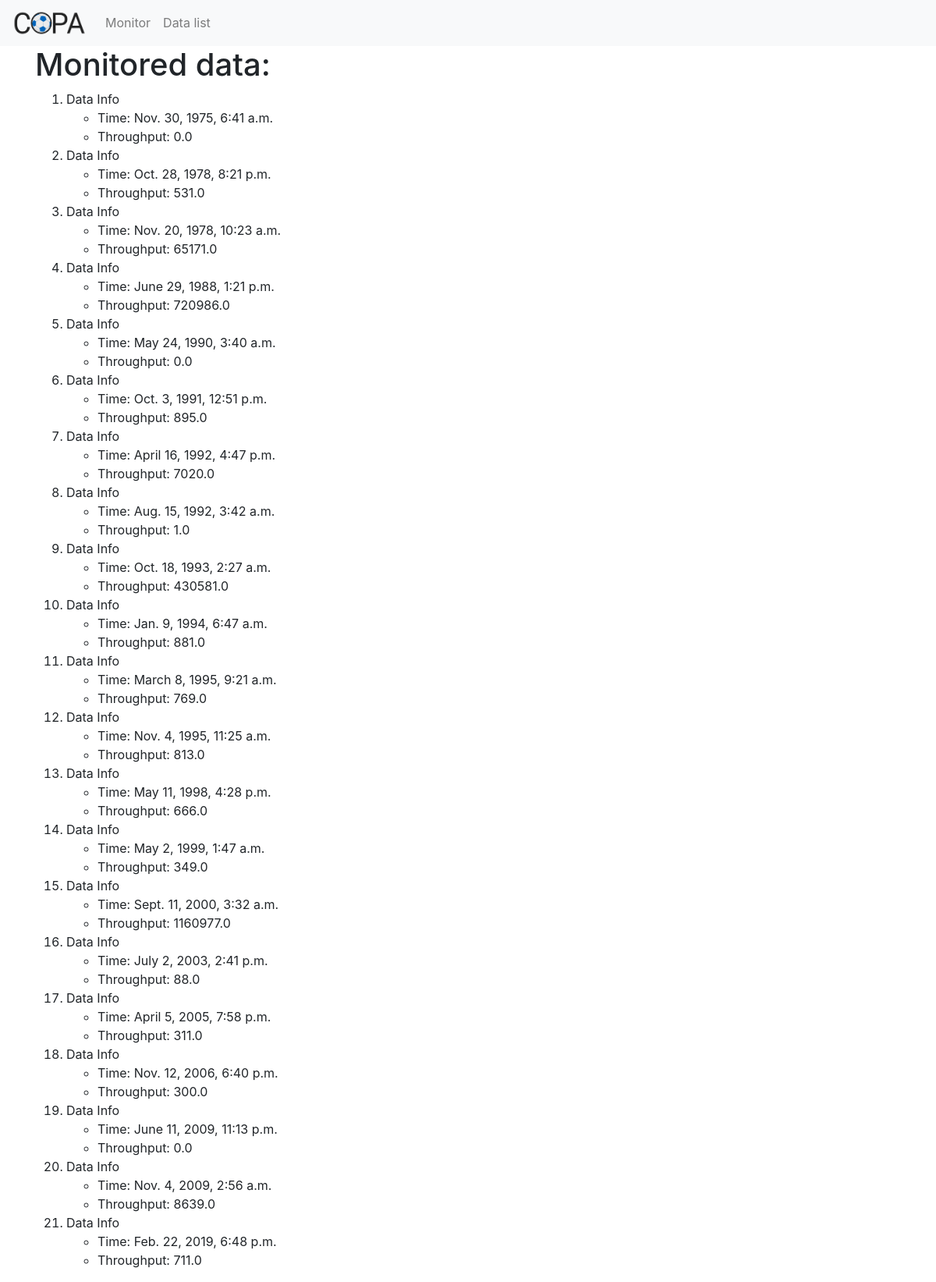
Before: /datalist/ with the older database file.
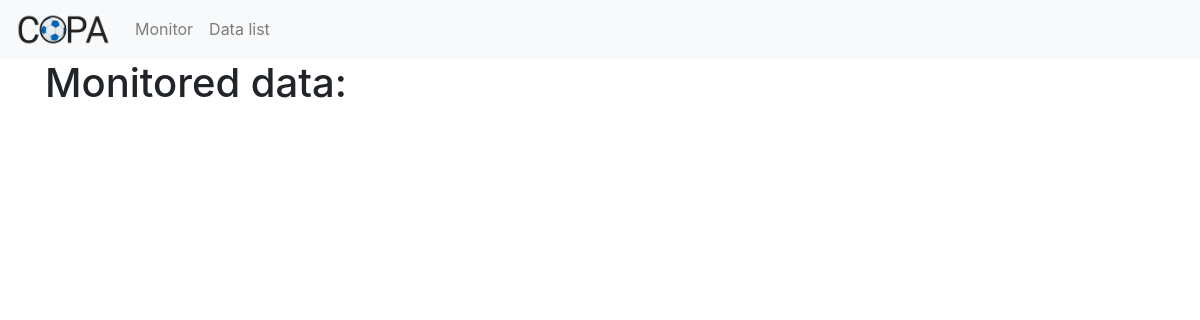
After: the same page with the newer database file.
### gnumonitor/models.py (models this page shows, shortened)
class MonitorData(models.Model):
    time = models.DateTimeField()
    throughput = models.FloatField()

### gnumonitor/views.py (the view)
# urls.py: path('datalist/', views.datalist, name='datalist'),
def datalist(request):
    data_list = MonitorData.objects.order_by('time')
    data_dict ={'datalist':data_list}
    return render(request, "gnumonitor/datalist.html", context=data_dict)

### templates/gnumonitor/datalist.html (shortened to what this page needs)
<!DOCTYPE html>
{% extends "gnumonitor/base.html" %}
{% block body_block %}
<html lang="en" dir="ltr">
  <head>
  </head>
  <body>
    <h1>Monitored data:</h1>
    {% if datalist %}
    <ol>
      {% for data in datalist %}
      <li>Data Info</li>
        <ul>
            <li>Time: {{ data.time }} </li>
            <li>Throughput: {{ data.throughput }} </li>
        </ul>
      {% endfor %}
    </ol>
  {% endif %}
  </body>
{% endblock %}

Changed rows visible on the page:
removed MonitorData: time "Nov. 30, 1975, 6:41 a.m.", throughput "0.0"
removed MonitorData: time "Oct. 28, 1978, 8:21 p.m.", throughput "531.0"
removed MonitorData: time "Nov. 20, 1978, 10:23 a.m.", throughput "65171.0"
removed MonitorData: time "June 29, 1988, 1:21 p.m.", throughput "720986.0"
removed MonitorData: time "May 24, 1990, 3:40 a.m.", throughput "0.0"
removed MonitorData: time "Oct. 3, 1991, 12:51 p.m.", throughput "895.0"
removed MonitorData: time "April 16, 1992, 4:47 p.m.", throughput "7020.0"
removed MonitorData: time "Aug. 15, 1992, 3:42 a.m.", throughput "1.0"
removed MonitorData: time "Oct. 18, 1993, 2:27 a.m.", throughput "430581.0"
removed MonitorData: time "Jan. 9, 1994, 6:47 a.m.", throughput "881.0"
removed MonitorData: time "March 8, 1995, 9:21 a.m.", throughput "769.0"
removed MonitorData: time "Nov. 4, 1995, 11:25 a.m.", throughput "813.0"
removed MonitorData: time "May 11, 1998, 4:28 p.m.", throughput "666.0"
removed MonitorData: time "May 2, 1999, 1:47 a.m.", throughput "349.0"
removed MonitorData: time "Sept. 11, 2000, 3:32 a.m.", throughput "1160977.0"
removed MonitorData: time "July 2, 2003, 2:41 p.m.", throughput "88.0"
removed MonitorData: time "April 5, 2005, 7:58 p.m.", throughput "311.0"
removed MonitorData: time "Nov. 12, 2006, 6:40 p.m.", throughput "300.0"
removed MonitorData: time "June 11, 2009, 11:13 p.m.", throughput "0.0"
removed MonitorData: time "Nov. 4, 2009, 2:56 a.m.", throughput "8639.0"
removed MonitorData: time "Feb. 22, 2019, 6:48 p.m.", throughput "711.0"
